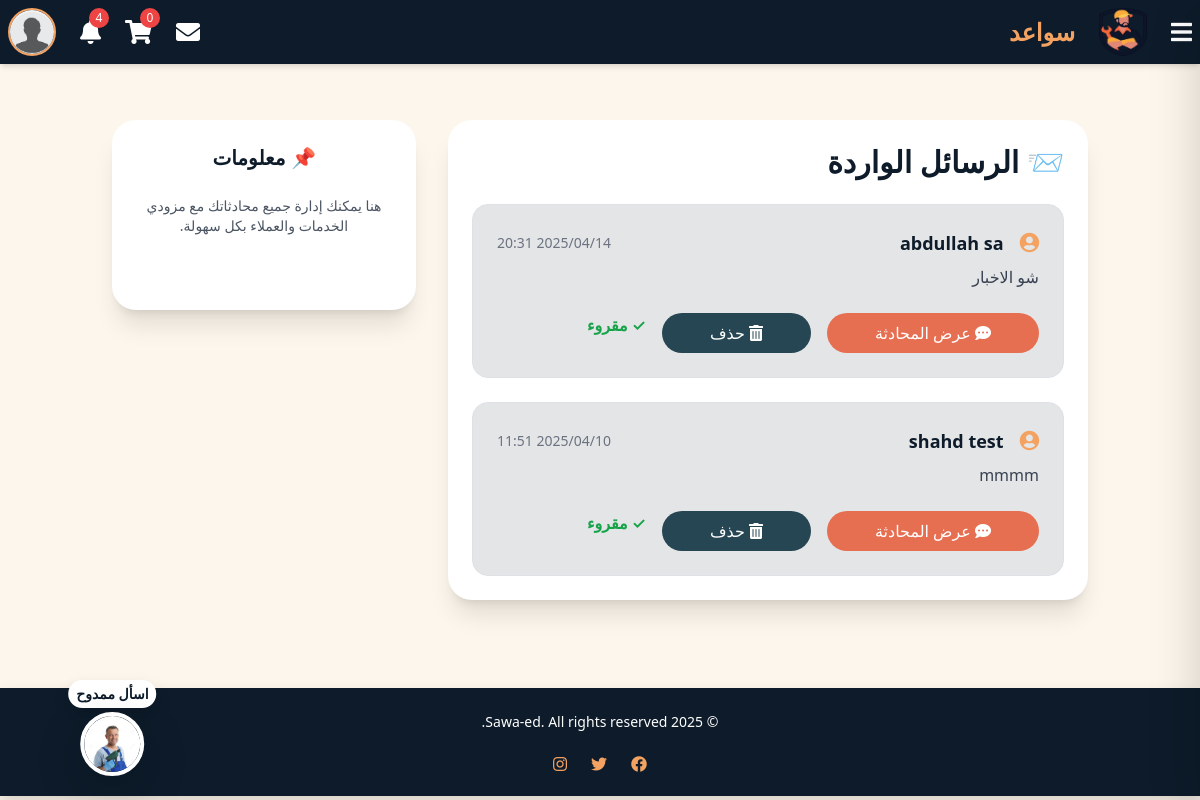
Screenshot of /inbox/ (signed in) with the database file from the repository.
### Sawaed_app/models.py (models this page shows, shortened)
class CustomUser(AbstractUser):
    class UserType(models.TextChoices):
        CLIENT = 'client', _('عميل')
        HANDYMAN = 'handyman', _('عامل يدوي') #the name in arabic will be edited later
    user_type = models.CharField(
        max_length=50,
        choices=UserType.choices,
        default=UserType.CLIENT
    )
    phone_regex = RegexValidator(
        regex=r'^\+?1?\d{9,15}$', #a validation on the phone number because its customed
        message="Phone number must be in the format: '+999999999'. Up to 15 digits allowed."
    )
    image = models.ImageField(upload_to='profile_pics/',default='default_profile.jpeg' ,null=True, blank=True)
    phone_number = models.CharField(validators=[phone_regex], max_length=15, unique=True, null=True, blank=True)
    email = models.EmailField(unique=True)
    bio = models.CharField(max_length=500, blank=True, null=True)
    experience = models.TextField(blank=True, null=True)
    field_of_expertise=models.TextField(blank=True, null=True)
    REQUIRED_FIELDS = ['email']
    USERNAME_FIELD = 'username'  # we could change it to email later in the project

class Message(models.Model):
    sender = models.ForeignKey(CustomUser, on_delete=models.CASCADE, related_name='sent_messages')
    receiver = models.ForeignKey(CustomUser, on_delete=models.CASCADE, related_name='received_messages')
    content = models.TextField()
    is_read = models.BooleanField(default=False)
    timestamp = models.DateTimeField(auto_now_add=True)
    reply_to = models.ForeignKey('self', null=True, blank=True, on_delete=models.CASCADE, related_name='replies')

### Sawaed_app/views.py (the view)
# urls.py: path('inbox/', views.inbox, name='inbox'),
def inbox(request):
    user = request.user
    messages = Message.objects.filter(Q(sender=user) | Q(receiver=user))
    threads = {}
    for msg in messages:
        other_user = msg.receiver if msg.sender == user else msg.sender
        if other_user not in threads or msg.timestamp > threads[other_user].timestamp:
            threads[other_user] = msg  # The last message in the thread
    sorted_threads = sorted(threads.items(), key=lambda x: x[1].timestamp, reverse=True)
    context = {
        'threads': sorted_threads,
        'messages_ids': [message.id for message in messages]  # Passing a list of message IDs
    }
    context.update(base_view_data(request))
    return render(request, 'inbox.html', context)

### Sawaed_app/context_processors.py (called while the page is built)
def notifications_processor(request):
    if request.user.is_authenticated:
        all_notifications = Notifications.objects.filter(recipient=request.user).order_by('-created_at')
        notifications = all_notifications[:10]
        unread_notifications_count =all_notifications.filter(is_read=False).count()
        return {
            'notifications': notifications,
            'unread_notifications_count': unread_notifications_count,
        }
    return {}

### Sawaed_app/views.py (called while the page is built)
def base_view_data(request):
    services=ServiceListing.objects.all()
    cart_count = 0
    if request.user.is_authenticated:
        cart_count = ServiceOrder.objects.filter(client=request.user, status='pending').count()
    data = {
        'services':services,
        'service_types': ServiceListing.SERVICE_TYPES,
        'cart_count': cart_count,
    }
    if request.user.is_authenticated:
        data['unread_messages_count'] = Message.objects.filter(receiver=request.user, is_read=False).count()
    else:
        data['unread_messages_count'] = 0
    return data

### Sawaed_app/templates/inbox.html (shortened to what this page needs)
<head>
    <link href="https://cdnjs.cloudflare.com/ajax/libs/font-awesome/5.15.4/css/all.min.css" rel="stylesheet">
  </head>
  {% extends 'index.html' %}
  {% block content %}
  {% load static %}
  <div class="container mx-auto p-4">
    <div class="grid grid-cols-1 lg:grid-cols-3 gap-8">
      <div class="lg:col-span-2 space-y-6">
        <div class="bg-white p-6 rounded-3xl shadow-xl space-y-6">
          <h1 class="text-3xl font-bold text-[#0d1b2a] flex items-center gap-2">
            📨 الرسائل الواردة
          </h1>
          {% for user, last_message in threads %}
            <div class="p-4 rounded-2xl border transition-all duration-300
                        {% if not last_message.is_read and last_message.receiver == request.user %}bg-[#f1e0c5] hover:shadow-lg{% else %}bg-[#e4e5e6]{% endif %}">
              <div class="flex justify-between items-center mb-2">
                <div class="flex items-center gap-3">
                  <i class="fas fa-user-circle text-[#f4a261] text-xl"></i>
                  <p class="text-lg font-semibold text-[#0e1b2a]">{{ user.username }}</p>
                </div>
                <span class="text-sm text-gray-500">{{ last_message.timestamp|date:"Y/m/d H:i" }}</span>
              </div>
              <p class="text-gray-700">{{ last_message.content|truncatechars:80 }}</p>
              <div class="flex flex-wrap gap-3 mt-4">
                <a href="{% url 'chat_detail' user.id %}" class="bg-[#e76f51] text-white py-2 px-5 rounded-full hover:bg-[#f7c6a3] transition">
                  <i class="fas fa-comment-dots"></i> عرض المحادثة
                </a>
                <a href="#" class="bg-[#264653] text-white py-2 px-5 rounded-full hover:bg-[#3a4f5c] transition">
                  <i class="fas fa-trash-alt"></i> حذف
                </a>
                {% if not last_message.is_read and last_message.receiver == request.user %}
                <form method="POST" action="{% url 'mark_as_read' last_message.id %}" class="inline">
                  {% csrf_token %}
                  <button type="submit" class="bg-[#e4e5e6] text-[#264653] py-2 px-5 rounded-full hover:bg-[#d1d3d4] transition">
                    <i class="fas fa-eye"></i> تحديد كمقروء
                  </button>
                </form>
                {% else %}
                  <span class="text-green-600 font-semibold">✓ مقروء</span>
                {% endif %}
              </div>
            </div>
          {% empty %}
            <div class="text-center py-6 text-gray-500">
              ✨ لا توجد رسائل حالياً ✨
            </div>
          {% endfor %}
        </div>
      </div>
      <div class="bg-white p-6 h-[190px] rounded-3xl shadow-xl space-y-6 text-center">
        <h2 class="text-xl font-bold text-[#0d1b2a]">📌 معلومات</h2>
        <p class="text-sm text-gray-600">هنا يمكنك إدارة جميع محادثاتك مع مزودي الخدمات والعملاء بكل سهولة.</p>
      </div>
    </div>
  </div>
  {% endblock %}

### Sawaed_app/templates/index.html (shortened to what this page needs)
  {% load static %}
  <!DOCTYPE html>
  <html lang="ar" dir="rtl">
  <head>
    <link href="https://cdnjs.cloudflare.com/ajax/libs/font-awesome/5.15.4/css/all.min.css" rel="stylesheet">
      <script src="https://cdn.tailwindcss.com"></script>
      <link rel="stylesheet" href="https://cdnjs.cloudflare.com/ajax/libs/bootstrap/5.1.3/css/bootstrap.min.css" />
      <link rel="stylesheet" href="{% static 'css/style.css' %}">
      <link href="https://cdnjs.cloudflare.com/ajax/libs/font-awesome/5.15.4/css/all.min.css" rel="stylesheet">
  </head>
  <body class="bg-[#fdf6ec]">
      <nav class="bg-[#0d1b2a] shadow-md p-2 flex justify-between items-center text-white">
        <div class="flex items-center gap-6">
            <button onclick="toggleSidebar()" class="text-white text-2xl">
                <i class="fas fa-bars"></i>
            </button>
            <a href="{% url 'userhome' %}">
                <img class="w-12 h-12" src="{% static 'images/logo.png' %}" alt="Logo">
            </a>
            <a id="logo-anchor" href="{% url 'userhome' %}" class="text-2xl font-bold text-[#f4a261]">
                سواعد
            </a>
        </div>
        <div class="flex items-center gap-6">
            {% if user.is_authenticated %}
            <div class="relative">
              <a href="{% url 'inbox' %}" class="text-white hover:text-[#f4a261] transition">
                  <i class="fas fa-envelope text-2xl"></i>
              </a>
          </div>
            <div class="relative">
                <a href="{% url 'cart' %}" class="text-white hover:text-[#f4a261] transition">
                    <i class="fas fa-shopping-cart text-2xl"></i>
                    <span class="absolute -top-2 -right-2 bg-red-500 text-white text-xs rounded-full w-5 h-5 flex items-center justify-center">{{ cart_count }}</span>
                </a>
            </div>
            <div class="relative">
              <button id="notificationsButton" class="text-white hover:text-[#f4a261] transition relative">
                  <i class="fas fa-bell text-2xl"></i>
                  {% if unread_notifications_count > 0 %}
                  <span class="absolute -top-2 -right-2 bg-red-500 text-white text-xs rounded-full w-5 h-5 flex items-center justify-center">
                      {{ unread_notifications_count }}
                  </span>
                  {% endif %}
              </button>
            </div>
            <div class="relative">
                <img src="{{ user.image.url }}" alt="Profile" class="w-12 h-12 rounded-full border-2 border-[#f4a261] cursor-pointer"
                    onerror="this.onerror=null;this.src='{% static 'images/profile.png' %}'" id="userProfileImage">
            </div>
            {% endif %}
        </div>
    </nav>
<a href="{% url 'chat-ui' %}"
class="fixed bottom-6 left-6 transform translate-x-1/2 z-50 flex flex-col items-center space-y-1 text-sm font-semibold text-[#0d1b2a] hover:scale-105 transition-transform"
target="_blank" rel="noopener">
<span class="bg-white px-2 py-1 rounded-full shadow text-center">اسأل ممدوح</span>
<div class="w-16 h-16 rounded-full shadow-lg border-4 border-white overflow-hidden">
 <img src="{% static 'images/mamdouh.jpg' %}"
      alt="Chatbot Icon"
      class="w-full h-full object-cover">
</div>
</a>
      <main class="flex flex-col items-center justify-center p-8">
          {% block content %}{% endblock %}
      </main>
  <footer class="bg-[#0d1b2a] shadow p-4 text-white mt-8">
      <div class="flex flex-col items-center justify-center text-center">
          <div class="text-sm mb-4">
              <p>&copy; 2025 Sawa-ed. All rights reserved.</p>
          </div>
          <div class="flex items-center gap-4">
              <a href="https://www.facebook.com" target="_blank" class="text-[#f4a261] hover:text-[#e76f51]">
                  <i class="fab fa-facebook"></i>
              </a>
              <a href="https://www.twitter.com" target="_blank" class="text-[#f4a261] hover:text-[#e76f51]">
                  <i class="fab fa-twitter"></i>
              </a>
              <a href="https://www.instagram.com" target="_blank" class="text-[#f4a261] hover:text-[#e76f51]">
                  <i class="fab fa-instagram"></i>
              </a>
          </div>
      </div>
  </footer>
  </body>
  </html>

### Sawaed_app/static/css/style.css (style rules this page uses)
a { text-decoration: none; color: #0d1b2a; text-decoration: none; transition: 0.4s ease; }
#logo-anchor { color: #f4a261; }

### rows the page displays
CustomUser: image (placeholder picture), username "shahd test", timestamp "2025/04/10 11:51", content "mmmm"
CustomUser: username "abdullah sa", timestamp "2025/04/14 20:31", content "شو الاخبار"

### other values shown
{{ cart_count }} "0"
{{ unread_notifications_count }} "4"
